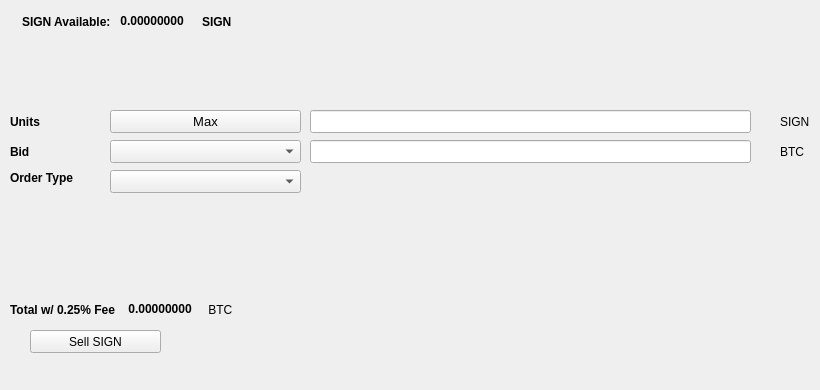
   <widget class="QWidget" name="SellTab">
    <attribute name="title">
     <string>Sell</string>
    </attribute>
    <widget class="QLabel" name="label_16">
     <property name="geometry">
      <rect>
       <x>780</x>
       <y>140</y>
       <width>31</width>
       <height>23</height>
      </rect>
     </property>
     <property name="text">
      <string>BTC</string>
     </property>
    </widget>
    <widget class="QComboBox" name="SellBidcomboBox">
     <property name="geometry">
      <rect>
       <x>110</x>
       <y>140</y>
       <width>191</width>
       <height>23</height>
      </rect>
     </property>
     <property name="font">
      <font>
       <pointsize>10</pointsize>
      </font>
     </property>
    </widget>
    <widget class="QLabel" name="label_18">
     <property name="geometry">
      <rect>
       <x>10</x>
       <y>110</y>
       <width>46</width>
       <height>23</height>
      </rect>
     </property>
     <property name="font">
      <font>
       <weight>75</weight>
       <bold>true</bold>
      </font>
     </property>
     <property name="text">
      <string>Units</string>
     </property>
    </widget>
    <widget class="QPushButton" name="Sell_Max_Amount">
     <property name="geometry">
      <rect>
       <x>110</x>
       <y>110</y>
       <width>191</width>
       <height>23</height>
      </rect>
     </property>
     <property name="font">
      <font>
       <pointsize>10</pointsize>
      </font>
     </property>
     <property name="text">
      <string>Max</string>
     </property>
    </widget>
    <widget class="QLabel" name="label_20">
     <property name="geometry">
      <rect>
       <x>10</x>
       <y>170</y>
       <width>91</width>
       <height>16</height>
      </rect>
     </property>
     <property name="font">
      <font>
       <weight>75</weight>
       <bold>true</bold>
      </font>
     </property>
     <property name="text">
      <string>Order Type</string>
     </property>
    </widget>
    <widget class="QComboBox" name="SellOrdertypeCombo">
     <property name="geometry">
      <rect>
       <x>110</x>
       <y>170</y>
       <width>191</width>
       <height>23</height>
      </rect>
     </property>
     <property name="font">
      <font>
       <pointsize>10</pointsize>
      </font>
     </property>
    </widget>
    <widget class="QLabel" name="label_21">
     <property name="geometry">
      <rect>
       <x>10</x>
       <y>140</y>
       <width>46</width>
       <height>23</height>
      </rect>
     </property>
     <property name="font">
      <font>
       <weight>75</weight>
       <bold>true</bold>
      </font>
     </property>
     <property name="text">
      <string>Bid</string>
     </property>
    </widget>
    <widget class="QLabel" name="label_22">
     <property name="geometry">
      <rect>
       <x>780</x>
       <y>110</y>
       <width>31</width>
       <height>23</height>
      </rect>
     </property>
     <property name="text">
      <string>SIGN</string>
     </property>
    </widget>
    <widget class="QLineEdit" name="UnitsInputSIGN">
     <property name="geometry">
      <rect>
       <x>310</x>
       <y>110</y>
       <width>441</width>
       <height>23</height>
      </rect>
     </property>
     <property name="font">
      <font>
       <pointsize>9</pointsize>
       <weight>75</weight>
       <bold>true</bold>
      </font>
     </property>
    </widget>
    <widget class="QLineEdit" name="SellBidPriceEdit">
     <property name="geometry">
      <rect>
       <x>310</x>
       <y>140</y>
       <width>441</width>
       <height>23</height>
      </rect>
     </property>
     <property name="font">
      <font>
       <pointsize>9</pointsize>
       <weight>75</weight>
       <bold>true</bold>
      </font>
     </property>
    </widget>
    <widget class="QPushButton" name="SellSIGNBTN">
     <property name="geometry">
      <rect>
       <x>30</x>
       <y>330</y>
       <width>131</width>
       <height>23</height>
      </rect>
     </property>
     <property name="text">
      <string>Sell SIGN</string>
     </property>
     <property name="icon">
      <iconset resource="../designcoin">
       <normaloff>:/icons/bitcoin</normaloff>:/icons/bitcoin</iconset>
     </property>
    </widget>
    <widget class="QWidget" name="layoutWidget3">
     <property name="geometry">
      <rect>
       <x>22</x>
       <y>12</y>
       <width>258</width>
       <height>19</height>
      </rect>
     </property>
     <layout class="QHBoxLayout" name="horizontalLayout">
      <item>
       <widget class="QLabel" name="label232_2">
        <property name="font">
         <font>
          <weight>75</weight>
          <bold>true</bold>
         </font>
        </property>
        <property name="text">
         <string>SIGN Available:</string>
        </property>
       </widget>
      </item>
      <item>
       <widget class="QLabel" name="SIGNAvailableLabel">
        <property name="palette">
         <palette>
          <active>
           <colorrole role="WindowText">
            <brush brushstyle="SolidPattern">
             <color alpha="255">
              <red>0</red>
              <green>0</green>
              <blue>0</blue>
             </color>
            </brush>
           </colorrole>
           <colorrole role="Button">
            <brush brushstyle="SolidPattern">
             <color alpha="255">
              <red>0</red>
              <green>170</green>
              <blue>0</blue>
             </color>
            </brush>
           </colorrole>
           <colorrole role="Light">
            <brush brushstyle="SolidPattern">
             <color alpha="255">
              <red>0</red>
              <green>255</green>
              <blue>0</blue>
             </color>
            </brush>
           </colorrole>
           <colorrole role="Midlight">
            <brush brushstyle="SolidPattern">
             <color alpha="255">
              <red>0</red>
              <green>212</green>
              <blue>0</blue>
             </color>
            </brush>
           </colorrole>
           <colorrole role="Dark">
            <brush brushstyle="SolidPattern">
             <color alpha="255">
              <red>0</red>
              <green>85</green>
              <blue>0</blue>
             </color>
            </brush>
           </colorrole>
           <colorrole role="Mid">
            <brush brushstyle="SolidPattern">
             <color alpha="255">
              <red>0</red>
              <green>113</green>
              <blue>0</blue>
             </color>
            </brush>
           </colorrole>
           <colorrole role="Text">
            <brush brushstyle="SolidPattern">
             <color alpha="255">
              <red>0</red>
              <green>170</green>
              <blue>0</blue>
             </color>
            </brush>
           </colorrole>
           <colorrole role="BrightText">
            <brush brushstyle="SolidPattern">
             <color alpha="255">
              <red>255</red>
              <green>255</green>
              <blue>255</blue>
             </color>
            </brush>
           </colorrole>
           <colorrole role="ButtonText">
            <brush brushstyle="SolidPattern">
             <color alpha="255">
              <red>0</red>
              <green>0</green>
              <blue>0</blue>
             </color>
            </brush>
           </colorrole>
           <colorrole role="Base">
            <brush brushstyle="SolidPattern">
             <color alpha="255">
              <red>255</red>
              <green>255</green>
              <blue>255</blue>
             </color>
            </brush>
           </colorrole>
           <colorrole role="Window">
            <brush brushstyle="SolidPattern">
             <color alpha="255">
              <red>0</red>
              <green>170</green>
              <blue>0</blue>
             </color>
            </brush>
           </colorrole>
           <colorrole role="Shadow">
            <brush brushstyle="SolidPattern">
             <color alpha="255">
              <red>0</red>
              <green>0</green>
              <blue>0</blue>
             </color>
            </brush>
           </colorrole>
           <colorrole role="AlternateBase">
            <brush brushstyle="SolidPattern">
             <color alpha="255">
              <red>127</red>
              <green>212</green>
              <blue>127</blue>
             </color>
            </brush>
           </colorrole>
           <colorrole role="ToolTipBase">
            <brush brushstyle="SolidPattern">
             <color alpha="255">
              <red>255</red>
              <green>255</green>
              <blue>220</blue>
             </color>
            </brush>
           </colorrole>
           <colorrole role="ToolTipText">
            <brush brushstyle="SolidPattern">
             <color alpha="255">
              <red>0</red>
              <green>0</green>
              <blue>0</blue>
             </color>
            </brush>
           </colorrole>
          </active>
          <inactive>
           <colorrole role="WindowText">
            <brush brushstyle="SolidPattern">
             <color alpha="255">
              <red>0</red>
              <green>0</green>
              <blue>0</blue>
             </color>
            </brush>
           </colorrole>
           <colorrole role="Button">
            <brush brushstyle="SolidPattern">
             <color alpha="255">
              <red>0</red>
              <green>170</green>
              <blue>0</blue>
             </color>
            </brush>
           </colorrole>
           <colorrole role="Light">
            <brush brushstyle="SolidPattern">
             <color alpha="255">
              <red>0</red>
              <green>255</green>
              <blue>0</blue>
             </color>
            </brush>
           </colorrole>
           <colorrole role="Midlight">
            <brush brushstyle="SolidPattern">
             <color alpha="255">
              <red>0</red>
              <green>212</green>
              <blue>0</blue>
             </color>
            </brush>
           </colorrole>
           <colorrole role="Dark">
            <brush brushstyle="SolidPattern">
             <color alpha="255">
              <red>0</red>
              <green>85</green>
              <blue>0</blue>
             </color>
            </brush>
           </colorrole>
           <colorrole role="Mid">
            <brush brushstyle="SolidPattern">
             <color alpha="255">
              <red>0</red>
              <green>113</green>
              <blue>0</blue>
             </color>
            </brush>
           </colorrole>
           <colorrole role="Text">
            <brush brushstyle="SolidPattern">
             <color alpha="255">
              <red>0</red>
              <green>170</green>
              <blue>0</blue>
             </color>
            </brush>
           </colorrole>
           <colorrole role="BrightText">
            <brush brushstyle="SolidPattern">
             <color alpha="255">
              <red>255</red>
              <green>255</green>
              <blue>255</blue>
             </color>
            </brush>
           </colorrole>
           <colorrole role="ButtonText">
            <brush brushstyle="SolidPattern">
             <color alpha="255">
              <red>0</red>
              <green>0</green>
              <blue>0</blue>
             </color>
            </brush>
           </colorrole>
           <colorrole role="Base">
            <brush brushstyle="SolidPattern">
             <color alpha="255">
              <red>255</red>
              <green>255</green>
              <blue>255</blue>
             </color>
            </brush>
           </colorrole>
           <colorrole role="Window">
            <brush brushstyle="SolidPattern">
             <color alpha="255">
              <red>0</red>
              <green>170</green>
              <blue>0</blue>
             </color>
            </brush>
           </colorrole>
           <colorrole role="Shadow">
            <brush brushstyle="SolidPattern">
             <color alpha="255">
              <red>0</red>
              <green>0</green>
              <blue>0</blue>
             </color>
            </brush>
           </colorrole>
           <colorrole role="AlternateBase">
            <brush brushstyle="SolidPattern">
             <color alpha="255">
              <red>127</red>
              <green>212</green>
              <blue>127</blue>
             </color>
            </brush>
           </colorrole>
           <colorrole role="ToolTipBase">
            <brush brushstyle="SolidPattern">
             <color alpha="255">
              <red>255</red>
              <green>255</green>
              <blue>220</blue>
             </color>
            </brush>
           </colorrole>
           <colorrole role="ToolTipText">
            <brush brushstyle="SolidPattern">
             <color alpha="255">
              <red>0</red>
              <green>0</green>
              <blue>0</blue>
             </color>
            </brush>
           </colorrole>
          </inactive>
          <disabled>
           <colorrole role="WindowText">
            <brush brushstyle="SolidPattern">
             <color alpha="255">
              <red>0</red>
              <green>85</green>
              <blue>0</blue>
             </color>
            </brush>
           </colorrole>
           <colorrole role="Button">
            <brush brushstyle="SolidPattern">
             <color alpha="255">
              <red>0</red>
              <green>170</green>
              <blue>0</blue>
             </color>
            </brush>
           </colorrole>
           <colorrole role="Light">
            <brush brushstyle="SolidPattern">
             <color alpha="255">
              <red>0</red>
              <green>255</green>
              <blue>0</blue>
             </color>
            </brush>
           </colorrole>
           <colorrole role="Midlight">
            <brush brushstyle="SolidPattern">
             <color alpha="255">
              <red>0</red>
              <green>212</green>
              <blue>0</blue>
             </color>
            </brush>
           </colorrole>
           <colorrole role="Dark">
            <brush brushstyle="SolidPattern">
             <color alpha="255">
              <red>0</red>
              <green>85</green>
              <blue>0</blue>
             </color>
            </brush>
           </colorrole>
           <colorrole role="Mid">
            <brush brushstyle="SolidPattern">
             <color alpha="255">
              <red>0</red>
              <green>113</green>
              <blue>0</blue>
             </color>
            </brush>
           </colorrole>
           <colorrole role="Text">
            <brush brushstyle="SolidPattern">
             <color alpha="255">
              <red>0</red>
              <green>85</green>
              <blue>0</blue>
             </color>
            </brush>
           </colorrole>
           <colorrole role="BrightText">
            <brush brushstyle="SolidPattern">
             <color alpha="255">
              <red>255</red>
              <green>255</green>
              <blue>255</blue>
             </color>
            </brush>
           </colorrole>
           <colorrole role="ButtonText">
            <brush brushstyle="SolidPattern">
             <color alpha="255">
              <red>0</red>
              <green>85</green>
              <blue>0</blue>
             </color>
            </brush>
           </colorrole>
           <colorrole role="Base">
            <brush brushstyle="SolidPattern">
             <color alpha="255">
              <red>0</red>
              <green>170</green>
              <blue>0</blue>
             </color>
            </brush>
           </colorrole>
           <colorrole role="Window">
            <brush brushstyle="SolidPattern">
             <color alpha="255">
              <red>0</red>
              <green>170</green>
              <blue>0</blue>
             </color>
            </brush>
           </colorrole>
           <colorrole role="Shadow">
            <brush brushstyle="SolidPattern">
             <color alpha="255">
              <red>0</red>
              <green>0</green>
              <blue>0</blue>
             </color>
            </brush>
           </colorrole>
           <colorrole role="AlternateBase">
            <brush brushstyle="SolidPattern">
             <color alpha="255">
              <red>0</red>
              <green>170</green>
              <blue>0</blue>
             </color>
            </brush>
           </colorrole>
           <colorrole role="ToolTipBase">
            <brush brushstyle="SolidPattern">
             <color alpha="255">
              <red>255</red>
              <green>255</green>
              <blue>220</blue>
             </color>
            </brush>
           </colorrole>
           <colorrole role="ToolTipText">
            <brush brushstyle="SolidPattern">
             <color alpha="255">
              <red>0</red>
              <green>0</green>
              <blue>0</blue>
             </color>
            </brush>
           </colorrole>
          </disabled>
         </palette>
        </property>
        <property name="font">
         <font>
          <weight>75</weight>
          <bold>true</bold>
         </font>
        </property>
        <property name="text">
         <string> 0.00000000 </string>
        </property>
        <property name="textInteractionFlags">
         <set>Qt::LinksAccessibleByMouse|Qt::TextSelectableByKeyboard|Qt::TextSelectableByMouse</set>
        </property>
       </widget>
      </item>
      <item>
       <widget class="QLabel" name="labelSIGN">
        <property name="font">
         <font>
          <weight>75</weight>
          <bold>true</bold>
         </font>
        </property>
        <property name="text">
         <string>SIGN</string>
        </property>
       </widget>
      </item>
     </layout>
    </widget>
    <widget class="QWidget" name="layoutWidget">
     <property name="geometry">
      <rect>
       <x>10</x>
       <y>300</y>
       <width>268</width>
       <height>19</height>
      </rect>
     </property>
     <layout class="QHBoxLayout" name="horizontalLayout_2">
      <item>
       <widget class="QLabel" name="label_19">
        <property name="font">
         <font>
          <weight>75</weight>
          <bold>true</bold>
         </font>
        </property>
        <property name="text">
         <string>Total w/ 0.25% Fee </string>
        </property>
       </widget>
      </item>
      <item>
       <widget class="QLabel" name="SellCostLabel">
        <property name="palette">
         <palette>
          <active>
           <colorrole role="WindowText">
            <brush brushstyle="SolidPattern">
             <color alpha="255">
              <red>0</red>
              <green>0</green>
              <blue>0</blue>
             </color>
            </brush>
           </colorrole>
           <colorrole role="Button">
            <brush brushstyle="SolidPattern">
             <color alpha="255">
              <red>0</red>
              <green>170</green>
              <blue>0</blue>
             </color>
            </brush>
           </colorrole>
           <colorrole role="Light">
            <brush brushstyle="SolidPattern">
             <color alpha="255">
              <red>0</red>
              <green>255</green>
              <blue>0</blue>
             </color>
            </brush>
           </colorrole>
           <colorrole role="Midlight">
            <brush brushstyle="SolidPattern">
             <color alpha="255">
              <red>0</red>
              <green>212</green>
              <blue>0</blue>
             </color>
            </brush>
           </colorrole>
           <colorrole role="Dark">
            <brush brushstyle="SolidPattern">
             <color alpha="255">
              <red>0</red>
              <green>85</green>
              <blue>0</blue>
             </color>
            </brush>
           </colorrole>
           <colorrole role="Mid">
            <brush brushstyle="SolidPattern">
             <color alpha="255">
              <red>0</red>
              <green>113</green>
              <blue>0</blue>
             </color>
            </brush>
           </colorrole>
           <colorrole role="Text">
            <brush brushstyle="SolidPattern">
             <color alpha="255">
              <red>0</red>
              <green>170</green>
              <blue>0</blue>
             </color>
            </brush>
           </colorrole>
           <colorrole role="BrightText">
            <brush brushstyle="SolidPattern">
             <color alpha="255">
              <red>255</red>
              <green>255</green>
              <blue>255</blue>
             </color>
            </brush>
           </colorrole>
           <colorrole role="ButtonText">
            <brush brushstyle="SolidPattern">
             <color alpha="255">
              <red>0</red>
              <green>0</green>
              <blue>0</blue>
             </color>
            </brush>
           </colorrole>
           <colorrole role="Base">
            <brush brushstyle="SolidPattern">
             <color alpha="255">
              <red>255</red>
              <green>255</green>
              <blue>255</blue>
             </color>
            </brush>
           </colorrole>
           <colorrole role="Window">
            <brush brushstyle="SolidPattern">
             <color alpha="255">
              <red>0</red>
              <green>170</green>
              <blue>0</blue>
             </color>
            </brush>
           </colorrole>
           <colorrole role="Shadow">
            <brush brushstyle="SolidPattern">
             <color alpha="255">
              <red>0</red>
              <green>0</green>
              <blue>0</blue>
             </color>
            </brush>
           </colorrole>
           <colorrole role="AlternateBase">
            <brush brushstyle="SolidPattern">
             <color alpha="255">
              <red>127</red>
              <green>212</green>
              <blue>127</blue>
             </color>
            </brush>
           </colorrole>
           <colorrole role="ToolTipBase">
            <brush brushstyle="SolidPattern">
             <color alpha="255">
              <red>255</red>
              <green>255</green>
              <blue>220</blue>
             </color>
            </brush>
           </colorrole>
           <colorrole role="ToolTipText">
            <brush brushstyle="SolidPattern">
             <color alpha="255">
              <red>0</red>
              <green>0</green>
              <blue>0</blue>
             </color>
            </brush>
           </colorrole>
          </active>
          <inactive>
           <colorrole role="WindowText">
            <brush brushstyle="SolidPattern">
             <color alpha="255">
              <red>0</red>
              <green>0</green>
              <blue>0</blue>
             </color>
            </brush>
           </colorrole>
           <colorrole role="Button">
            <brush brushstyle="SolidPattern">
             <color alpha="255">
              <red>0</red>
              <green>170</green>
              <blue>0</blue>
             </color>
            </brush>
           </colorrole>
           <colorrole role="Light">
            <brush brushstyle="SolidPattern">
             <color alpha="255">
              <red>0</red>
              <green>255</green>
              <blue>0</blue>
             </color>
            </brush>
           </colorrole>
           <colorrole role="Midlight">
            <brush brushstyle="SolidPattern">
             <color alpha="255">
              <red>0</red>
              <green>212</green>
              <blue>0</blue>
             </color>
            </brush>
           </colorrole>
           <colorrole role="Dark">
            <brush brushstyle="SolidPattern">
             <color alpha="255">
              <red>0</red>
              <green>85</green>
              <blue>0</blue>
             </color>
            </brush>
           </colorrole>
           <colorrole role="Mid">
            <brush brushstyle="SolidPattern">
             <color alpha="255">
              <red>0</red>
              <green>113</green>
              <blue>0</blue>
             </color>
            </brush>
           </colorrole>
           <colorrole role="Text">
            <brush brushstyle="SolidPattern">
             <color alpha="255">
              <red>0</red>
              <green>170</green>
              <blue>0</blue>
             </color>
            </brush>
           </colorrole>
           <colorrole role="BrightText">
            <brush brushstyle="SolidPattern">
             <color alpha="255">
              <red>255</red>
              <green>255</green>
              <blue>255</blue>
             </color>
            </brush>
           </colorrole>
           <colorrole role="ButtonText">
            <brush brushstyle="SolidPattern">
             <color alpha="255">
              <red>0</red>
              <green>0</green>
              <blue>0</blue>
             </color>
            </brush>
           </colorrole>
           <colorrole role="Base">
            <brush brushstyle="SolidPattern">
             <color alpha="255">
              <red>255</red>
              <green>255</green>
              <blue>255</blue>
             </color>
            </brush>
           </colorrole>
           <colorrole role="Window">
            <brush brushstyle="SolidPattern">
             <color alpha="255">
              <red>0</red>
              <green>170</green>
              <blue>0</blue>
             </color>
            </brush>
           </colorrole>
           <colorrole role="Shadow">
            <brush brushstyle="SolidPattern">
             <color alpha="255">
              <red>0</red>
              <green>0</green>
              <blue>0</blue>
             </color>
            </brush>
           </colorrole>
           <colorrole role="AlternateBase">
            <brush brushstyle="SolidPattern">
             <color alpha="255">
              <red>127</red>
              <green>212</green>
              <blue>127</blue>
             </color>
            </brush>
           </colorrole>
           <colorrole role="ToolTipBase">
            <brush brushstyle="SolidPattern">
             <color alpha="255">
              <red>255</red>
              <green>255</green>
              <blue>220</blue>
             </color>
            </brush>
           </colorrole>
           <colorrole role="ToolTipText">
            <brush brushstyle="SolidPattern">
             <color alpha="255">
              <red>0</red>
              <green>0</green>
              <blue>0</blue>
             </color>
            </brush>
           </colorrole>
          </inactive>
          <disabled>
           <colorrole role="WindowText">
            <brush brushstyle="SolidPattern">
             <color alpha="255">
              <red>0</red>
              <green>85</green>
              <blue>0</blue>
             </color>
            </brush>
           </colorrole>
           <colorrole role="Button">
            <brush brushstyle="SolidPattern">
             <color alpha="255">
              <red>0</red>
              <green>170</green>
              <blue>0</blue>
             </color>
            </brush>
           </colorrole>
           <colorrole role="Light">
            <brush brushstyle="SolidPattern">
             <color alpha="255">
              <red>0</red>
              <green>255</green>
              <blue>0</blue>
             </color>
            </brush>
           </colorrole>
           <colorrole role="Midlight">
            <brush brushstyle="SolidPattern">
             <color alpha="255">
              <red>0</red>
              <green>212</green>
              <blue>0</blue>
             </color>
            </brush>
           </colorrole>
           <colorrole role="Dark">
            <brush brushstyle="SolidPattern">
             <color alpha="255">
              <red>0</red>
              <green>85</green>
              <blue>0</blue>
             </color>
            </brush>
           </colorrole>
           <colorrole role="Mid">
            <brush brushstyle="SolidPattern">
             <color alpha="255">
              <red>0</red>
              <green>113</green>
              <blue>0</blue>
             </color>
            </brush>
           </colorrole>
           <colorrole role="Text">
            <brush brushstyle="SolidPattern">
             <color alpha="255">
              <red>0</red>
              <green>85</green>
              <blue>0</blue>
             </color>
            </brush>
           </colorrole>
           <colorrole role="BrightText">
            <brush brushstyle="SolidPattern">
             <color alpha="255">
              <red>255</red>
              <green>255</green>
              <blue>255</blue>
             </color>
            </brush>
           </colorrole>
           <colorrole role="ButtonText">
            <brush brushstyle="SolidPattern">
             <color alpha="255">
              <red>0</red>
              <green>85</green>
              <blue>0</blue>
             </color>
            </brush>
           </colorrole>
           <colorrole role="Base">
            <brush brushstyle="SolidPattern">
             <color alpha="255">
              <red>0</red>
              <green>170</green>
              <blue>0</blue>
             </color>
            </brush>
           </colorrole>
           <colorrole role="Window">
            <brush brushstyle="SolidPattern">
             <color alpha="255">
              <red>0</red>
              <green>170</green>
              <blue>0</blue>
             </color>
            </brush>
           </colorrole>
           <colorrole role="Shadow">
            <brush brushstyle="SolidPattern">
             <color alpha="255">
              <red>0</red>
              <green>0</green>
              <blue>0</blue>
             </color>
            </brush>
           </colorrole>
           <colorrole role="AlternateBase">
            <brush brushstyle="SolidPattern">
             <color alpha="255">
              <red>0</red>
              <green>170</green>
              <blue>0</blue>
             </color>
            </brush>
           </colorrole>
           <colorrole role="ToolTipBase">
            <brush brushstyle="SolidPattern">
             <color alpha="255">
              <red>255</red>
              <green>255</green>
              <blue>220</blue>
             </color>
            </brush>
           </colorrole>
           <colorrole role="ToolTipText">
            <brush brushstyle="SolidPattern">
             <color alpha="255">
              <red>0</red>
              <green>0</green>
              <blue>0</blue>
             </color>
            </brush>
           </colorrole>
          </disabled>
         </palette>
        </property>
        <property name="font">
         <font>
          <weight>75</weight>
          <bold>true</bold>
         </font>
        </property>
        <property name="autoFillBackground">
         <bool>false</bool>
        </property>
        <property name="text">
         <string> 0.00000000</string>
        </property>
        <property name="textInteractionFlags">
         <set>Qt::LinksAccessibleByMouse|Qt::TextSelectableByMouse</set>
        </property>
       </widget>
      </item>
      <item>
       <widget class="QLabel" name="label_17">
        <property name="font">
         <font>
          <weight>50</weight>
          <bold>false</bold>
         </font>
        </property>
        <property name="text">
         <string> BTC</string>
        </property>
       </widget>
      </item>
     </layout>
    </widget>
    <widget class="QLabel" name="label_23">
     <property name="geometry">
      <rect>
       <x>460</x>
       <y>300</y>
       <width>281</width>
       <height>81</height>
      </rect>
     </property>
     <property name="text">
      <string/>
     </property>
     <property name="pixmap">
      <pixmap>:/images/bittrex</pixmap>
     </property>
    </widget>
   </widget>
